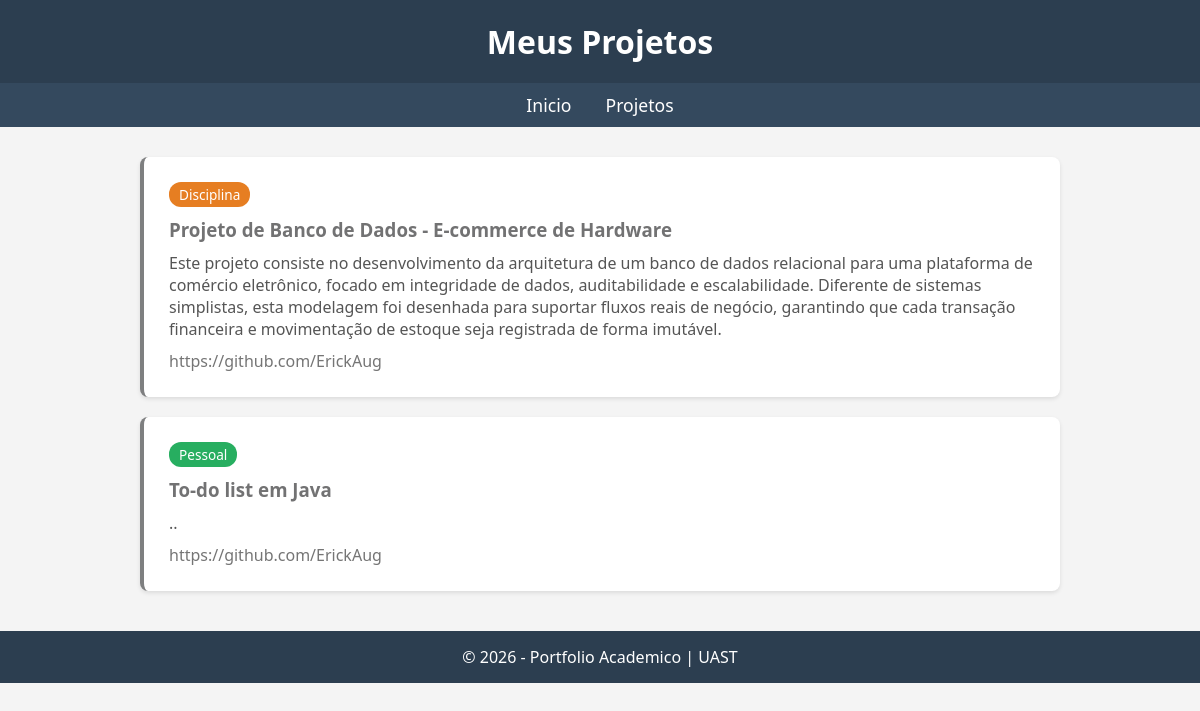
Page /portfolio/projetos/ on the committed database.
### portfolio/models.py (models this page shows, shortened)
class Projeto(models.Model):
    tipo = models.CharField(max_length=30)
    nome = models.CharField(max_length=150)
    descricao = models.TextField()
    git = models.URLField()

### portfolio/views.py (the view)
# urls.py: path('projetos/', views.projetos, name='projetos'),
def projetos(request):
    projetos =  Projeto.objects.all()
    return render(request, 'portfolio/projetos.html', {'projetos': projetos})

### core/context_processors.py (called while the page is built)
def notificacao_ms(request):
    context = {
        'NOTIFICACAO_MS_URL': settings.NOTIFICACAO_MS_URL,
        'NOTIFICACAO_MS_API_KEY': settings.NOTIFICACAO_MS_API_KEY,
    }
    if request.user.is_authenticated:
        context['NOTIFICACAO_USER_ID'] = request.user.id
    return context

### portfolio/templates/portfolio/projetos.html (shortened to what this page needs)
{% extends "core/base.html" %}
{% block header_title %}Meus Projetos{% endblock %}
{% block content %}
{% for i in projetos%}
<div class="projeto-card">
    {% if i.tipo == 'Disciplina' %}
        <span class="tipo tipo-disciplina">{{ i.tipo }}</span>
    {% else %}
        <span class="tipo tipo-pessoal">{{ i.tipo }}</span>
    {% endif %}
    <h3>{{ i.nome }}</h3>
    <p>
        {{ i.descricao }}
    </p>
    <a href="#">{{ i.git }}</a>
</div>
{% endfor %}
{% endblock %}

### core/templates/core/base.html (shortened to what this page needs)
<!DOCTYPE html>
<html lang="pt-br">
<head>
</head>
<body>
    <header>
        <h1>{% block header_title %}Portfolio do Aluno{% endblock %}</h1>
    </header>
    <nav>
        <a href="{% url 'portfolio:home' %}">Inicio</a>
        <a href="{% url 'portfolio:projetos' %}">Projetos</a>
    </nav>
    <div class="container">
        {% block content %}{% endblock %}
    </div>
    <footer>
        <p>&copy; 2026 - Portfolio Academico | UAST</p>
    </footer>
</body>
</html>

### rows in the picture
Projeto: tipo "Disciplina", nome "Projeto de Banco de Dados - E-commerce de Hardware", descricao "Este projeto consiste no desenvolvimento da arquitetura de um banco de dados relacional para uma plataforma de comércio eletrônico, focado em integridade de dados, auditabilidade e escalabilidade. Diferente de sistemas simplistas, esta modelagem foi desenhada para suportar fluxos reais de negócio, garantindo que cada transação financeira e movimentação de estoque seja registrada de forma imutável.", git "https://github.com/ErickAug"
Projeto: tipo "Pessoal", nome "To-do list em Java", descricao "..", git "https://github.com/ErickAug"
